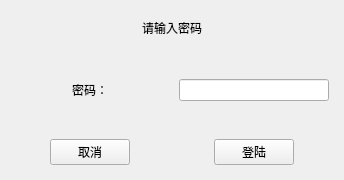
<?xml version="1.0" encoding="UTF-8"?>
<ui version="4.0">
 <class>Login</class>
 <widget class="QWidget" name="Login">
  <property name="geometry">
   <rect>
    <x>0</x>
    <y>0</y>
    <width>344</width>
    <height>180</height>
   </rect>
  </property>
  <property name="sizePolicy">
   <sizepolicy hsizetype="Ignored" vsizetype="Ignored">
    <horstretch>0</horstretch>
    <verstretch>0</verstretch>
   </sizepolicy>
  </property>
  <property name="windowTitle">
   <string>登陆</string>
  </property>
  <layout class="QGridLayout" name="gridLayout_2">
   <item row="0" column="0">
    <layout class="QGridLayout" name="gridLayout">
     <item row="1" column="1" alignment="Qt::AlignHCenter">
      <widget class="QLineEdit" name="lineEdit_2">
       <property name="minimumSize">
        <size>
         <width>150</width>
         <height>0</height>
        </size>
       </property>
      </widget>
     </item>
     <item row="1" column="0" alignment="Qt::AlignHCenter">
      <widget class="QLabel" name="label_2">
       <property name="minimumSize">
        <size>
         <width>0</width>
         <height>80</height>
        </size>
       </property>
       <property name="text">
        <string>&lt;html&gt;&lt;head/&gt;&lt;body&gt;&lt;p align=&quot;right&quot;&gt;密码：&lt;/p&gt;&lt;/body&gt;&lt;/html&gt;</string>
       </property>
      </widget>
     </item>
     <item row="2" column="1" alignment="Qt::AlignHCenter|Qt::AlignVCenter">
      <widget class="QPushButton" name="pushButton_2">
       <property name="text">
        <string>登陆</string>
       </property>
      </widget>
     </item>
     <item row="2" column="0" alignment="Qt::AlignHCenter|Qt::AlignVCenter">
      <widget class="QPushButton" name="pushButton">
       <property name="text">
        <string>取消</string>
       </property>
      </widget>
     </item>
     <item row="0" column="0" colspan="2">
      <widget class="QLabel" name="label">
       <property name="text">
        <string>请输入密码</string>
       </property>
       <property name="alignment">
        <set>Qt::AlignCenter</set>
       </property>
      </widget>
     </item>
    </layout>
   </item>
  </layout>
 </widget>
 <resources/>
 <connections/>
</ui>
